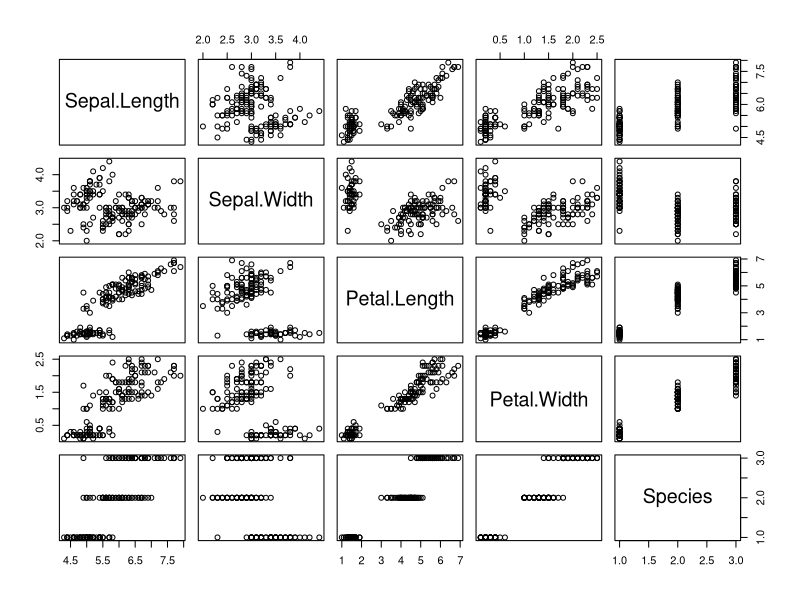
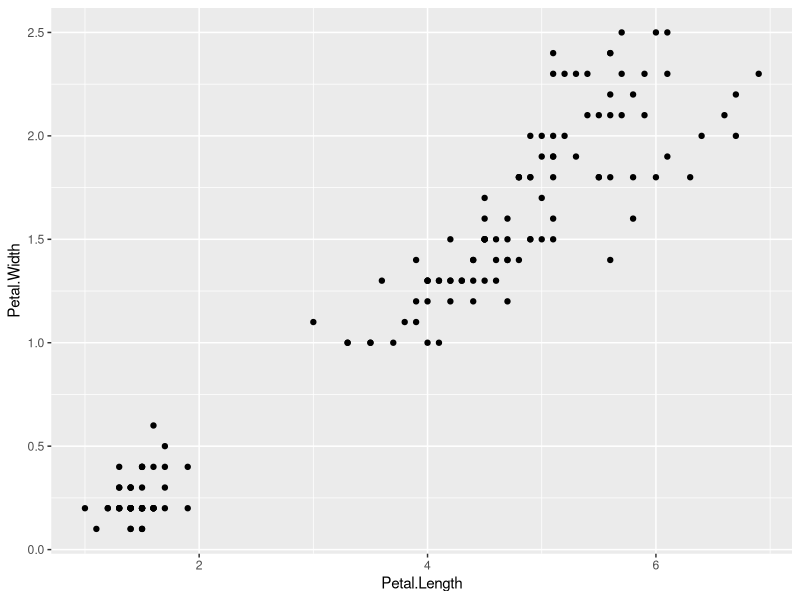
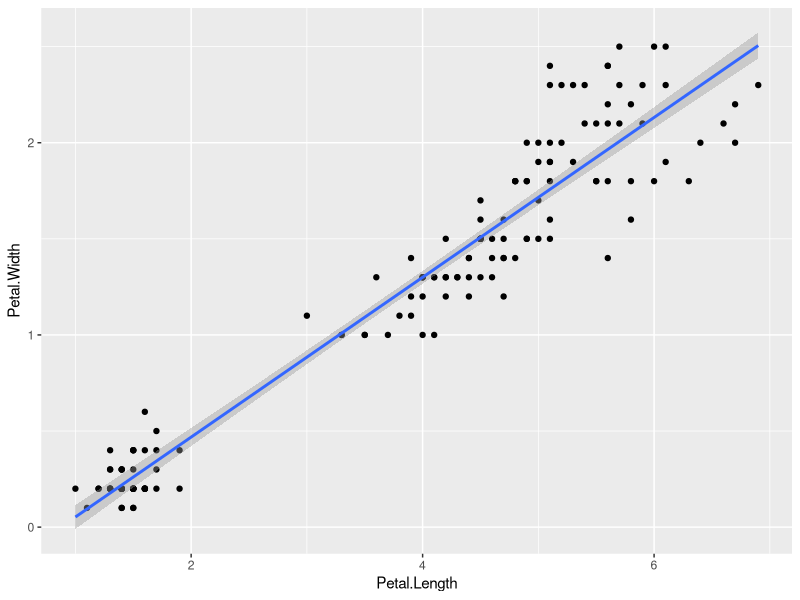
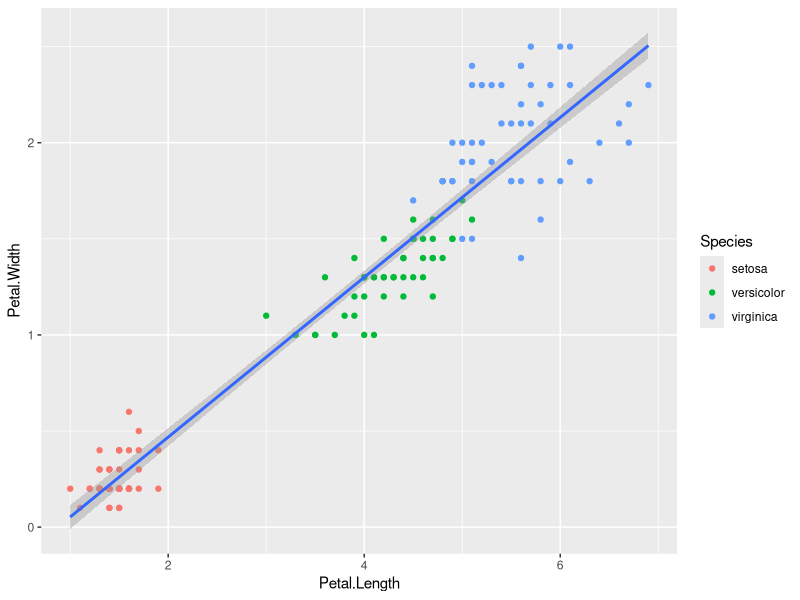

Source code (R) for these figures, in order: (Note: this script raises an error after producing the figures.)
library(ggplot2)
#look at the data
iris

#look at the first a few rows of the data
head(iris)

#a quick glance of the dataset by using plot function
plot(iris)

#create a basic scatter plot graph of the relationship between petal length and petal width  
ggplot(iris, aes(x=Petal.Length, y=Petal.Width)) + geom_point()

#add the linear model
ggplot(iris, aes(x=Petal.Length, y=Petal.Width)) + geom_point()+stat_smooth(method='lm')

#add the title and group by color
ggplot(iris, aes(x=Petal.Length, y=Petal.Width)) + geom_point(aes(color=Species))+stat_smooth(method='lm')
+labs(title=paste("The realtionship between petal length and petal width "))

#create a basic scatter plot graph of the relationship between sepal length and sepal width
ggplot(iris, aes(x=Sepal.Length, y=Sepal.Width)) + geom_point()

#add the title and group by color
ggplot(iris, aes(x=Sepal.Length, y=Sepal.Width)) + geom_point(aes(color=Species))
+labs(title=paste("The realtionship between sepal length and sepal width "))

